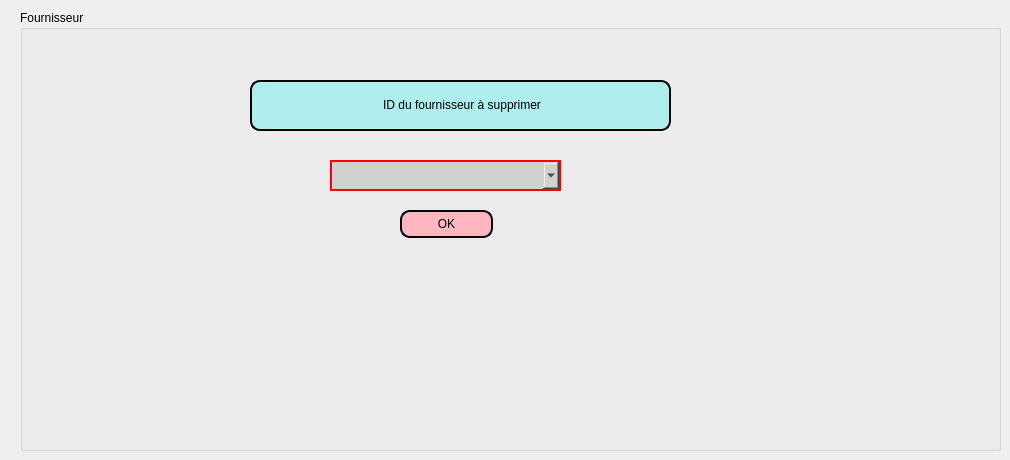
     <widget class="QWidget" name="tab_4">
      <attribute name="title">
       <string>Supprimer</string>
      </attribute>
      <widget class="QGroupBox" name="groupBox_15">
       <property name="geometry">
        <rect>
         <x>20</x>
         <y>10</y>
         <width>981</width>
         <height>441</height>
        </rect>
       </property>
       <property name="title">
        <string>Fournisseur</string>
       </property>
       <widget class="QLabel" name="label_11">
        <property name="geometry">
         <rect>
          <x>230</x>
          <y>70</y>
          <width>421</width>
          <height>51</height>
         </rect>
        </property>
        <property name="styleSheet">
         <string notr="true">border: 2px solid black;
border-radius: 10px;
padding: 0 8px;
background: #AFEEEE;
font: bold, &quot;Comic Sans MS&quot;;;
text-align:center;</string>
        </property>
        <property name="text">
         <string>&lt;html&gt;&lt;head/&gt;&lt;body&gt;&lt;p align=&quot;center&quot;&gt;&lt;span style=&quot; font-size:9pt;&quot;&gt;ID du fournisseur à supprimer&lt;/span&gt;&lt;/p&gt;&lt;/body&gt;&lt;/html&gt;</string>
        </property>
       </widget>
       <widget class="QPushButton" name="pushButton_supprimer_fournisseur">
        <property name="geometry">
         <rect>
          <x>380</x>
          <y>200</y>
          <width>93</width>
          <height>28</height>
         </rect>
        </property>
        <property name="styleSheet">
         <string notr="true">border: 2px solid black;
border-radius: 10px;
padding: 0 8px;
background:#FFB6C1	;
font: bold, &quot;Comic Sans MS&quot;;</string>
        </property>
        <property name="text">
         <string>OK</string>
        </property>
       </widget>
       <widget class="QComboBox" name="comboBox_ID_fournisseur">
        <property name="geometry">
         <rect>
          <x>310</x>
          <y>150</y>
          <width>231</width>
          <height>31</height>
         </rect>
        </property>
        <property name="styleSheet">
         <string notr="true">border-width:2px;
border-style:solid;
border-color:red;
background: #d1d1d1;</string>
        </property>
       </widget>
      </widget>
     </widget>
